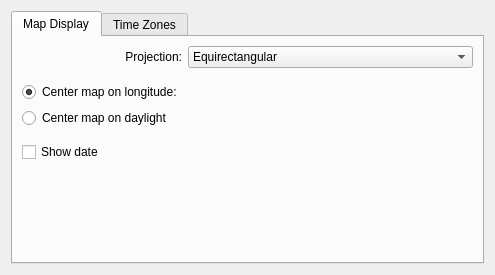
<?xml version="1.0" encoding="UTF-8"?>
<ui version="4.0">
 <class>worldclockConfig</class>
 <widget class="QWidget" name="worldclockConfig">
  <property name="windowModality">
   <enum>Qt::NonModal</enum>
  </property>
  <property name="geometry">
   <rect>
    <x>0</x>
    <y>0</y>
    <width>495</width>
    <height>275</height>
   </rect>
  </property>
  <property name="sizePolicy">
   <sizepolicy hsizetype="MinimumExpanding" vsizetype="MinimumExpanding">
    <horstretch>0</horstretch>
    <verstretch>0</verstretch>
   </sizepolicy>
  </property>
  <property name="minimumSize">
   <size>
    <width>0</width>
    <height>0</height>
   </size>
  </property>
  <property name="maximumSize">
   <size>
    <width>16777215</width>
    <height>16777215</height>
   </size>
  </property>
  <property name="windowTitle">
   <string>Worldclock Applet Configuration</string>
  </property>
  <layout class="QHBoxLayout" name="horizontalLayout_2">
   <item>
    <widget class="QTabWidget" name="tabWidget">
     <property name="tabPosition">
      <enum>QTabWidget::North</enum>
     </property>
     <property name="tabShape">
      <enum>QTabWidget::Rounded</enum>
     </property>
     <property name="currentIndex">
      <number>0</number>
     </property>
     <widget class="QWidget" name="tab">
      <attribute name="title">
       <string>Map Display</string>
      </attribute>
      <layout class="QGridLayout" name="gridLayout">
       <item row="0" column="0">
        <widget class="QLabel" name="label">
         <property name="text">
          <string>Projection:</string>
         </property>
         <property name="alignment">
          <set>Qt::AlignRight|Qt::AlignTrailing|Qt::AlignVCenter</set>
         </property>
        </widget>
       </item>
       <item row="0" column="1">
        <widget class="QComboBox" name="projection">
         <item>
          <property name="text">
           <string>Equirectangular</string>
          </property>
          <property name="icon">
           <iconset resource="../marble.qrc">
            <normaloff>:/icons/map-flat.png</normaloff>:/icons/map-flat.png</iconset>
          </property>
         </item>
         <item>
          <property name="text">
           <string>Mercator</string>
          </property>
          <property name="icon">
           <iconset resource="../marble.qrc">
            <normaloff>:/icons/map-mercator.png</normaloff>:/icons/map-mercator.png</iconset>
          </property>
         </item>
        </widget>
       </item>
       <item row="2" column="0">
        <widget class="QRadioButton" name="longitudeButton">
         <property name="sizePolicy">
          <sizepolicy hsizetype="Fixed" vsizetype="Fixed">
           <horstretch>0</horstretch>
           <verstretch>0</verstretch>
          </sizepolicy>
         </property>
         <property name="text">
          <string>Center map on longitude:</string>
         </property>
         <property name="checked">
          <bool>true</bool>
         </property>
        </widget>
       </item>
       <item row="2" column="1">
        <widget class="Marble::LatLonEdit" name="longitudeEdit" native="true"/>
       </item>
       <item row="3" column="0">
        <widget class="QRadioButton" name="daylightButton">
         <property name="sizePolicy">
          <sizepolicy hsizetype="Fixed" vsizetype="Fixed">
           <horstretch>0</horstretch>
           <verstretch>0</verstretch>
          </sizepolicy>
         </property>
         <property name="text">
          <string>Center map on daylight</string>
         </property>
        </widget>
       </item>
       <item row="6" column="0">
        <spacer name="verticalSpacer">
         <property name="orientation">
          <enum>Qt::Vertical</enum>
         </property>
         <property name="sizeHint" stdset="0">
          <size>
           <width>20</width>
           <height>40</height>
          </size>
         </property>
        </spacer>
       </item>
       <item row="5" column="0">
        <widget class="QCheckBox" name="showdate">
         <property name="text">
          <string>Show date</string>
         </property>
        </widget>
       </item>
       <item row="4" column="0">
        <spacer name="verticalSpacer_2">
         <property name="orientation">
          <enum>Qt::Vertical</enum>
         </property>
         <property name="sizeType">
          <enum>QSizePolicy::Fixed</enum>
         </property>
         <property name="sizeHint" stdset="0">
          <size>
           <width>20</width>
           <height>8</height>
          </size>
         </property>
        </spacer>
       </item>
       <item row="1" column="0">
        <spacer name="verticalSpacer_3">
         <property name="orientation">
          <enum>Qt::Vertical</enum>
         </property>
         <property name="sizeType">
          <enum>QSizePolicy::Fixed</enum>
         </property>
         <property name="sizeHint" stdset="0">
          <size>
           <width>20</width>
           <height>8</height>
          </size>
         </property>
        </spacer>
       </item>
      </layout>
     </widget>
     <widget class="QWidget" name="tab_2">
      <attribute name="title">
       <string>Time Zones</string>
      </attribute>
      <layout class="QVBoxLayout" name="verticalLayout">
       <item>
        <widget class="QCheckBox" name="customTz">
         <property name="enabled">
          <bool>true</bool>
         </property>
         <property name="text">
          <string>Use custom timezone selection</string>
         </property>
        </widget>
       </item>
       <item>
        <widget class="KTimeZoneWidget" name="tzWidget">
         <property name="enabled">
          <bool>false</bool>
         </property>
         <column>
          <property name="text">
           <string>Area</string>
          </property>
         </column>
         <column>
          <property name="text">
           <string>Region</string>
          </property>
         </column>
         <column>
          <property name="text">
           <string>Comment</string>
          </property>
         </column>
        </widget>
       </item>
      </layout>
     </widget>
    </widget>
   </item>
  </layout>
 </widget>
 <customwidgets>
  <customwidget>
   <class>KTimeZoneWidget</class>
   <extends>QTreeWidget</extends>
   <header>ktimezonewidget.h</header>
  </customwidget>
  <customwidget>
   <class>Marble::LatLonEdit</class>
   <extends>QWidget</extends>
   <header>LatLonEdit.h</header>
   <container>1</container>
  </customwidget>
 </customwidgets>
 <tabstops>
  <tabstop>tabWidget</tabstop>
  <tabstop>projection</tabstop>
  <tabstop>longitudeButton</tabstop>
  <tabstop>daylightButton</tabstop>
  <tabstop>customTz</tabstop>
  <tabstop>tzWidget</tabstop>
 </tabstops>
 <resources>
  <include location="../marble.qrc"/>
 </resources>
 <connections>
  <connection>
   <sender>longitudeButton</sender>
   <signal>toggled(bool)</signal>
   <receiver>longitudeEdit</receiver>
   <slot>setEnabled(bool)</slot>
   <hints>
    <hint type="sourcelabel">
     <x>144</x>
     <y>89</y>
    </hint>
    <hint type="destinationlabel">
     <x>283</x>
     <y>86</y>
    </hint>
   </hints>
  </connection>
  <connection>
   <sender>customTz</sender>
   <signal>toggled(bool)</signal>
   <receiver>tzWidget</receiver>
   <slot>setEnabled(bool)</slot>
   <hints>
    <hint type="sourcelabel">
     <x>147</x>
     <y>47</y>
    </hint>
    <hint type="destinationlabel">
     <x>147</x>
     <y>79</y>
    </hint>
   </hints>
  </connection>
 </connections>
</ui>
